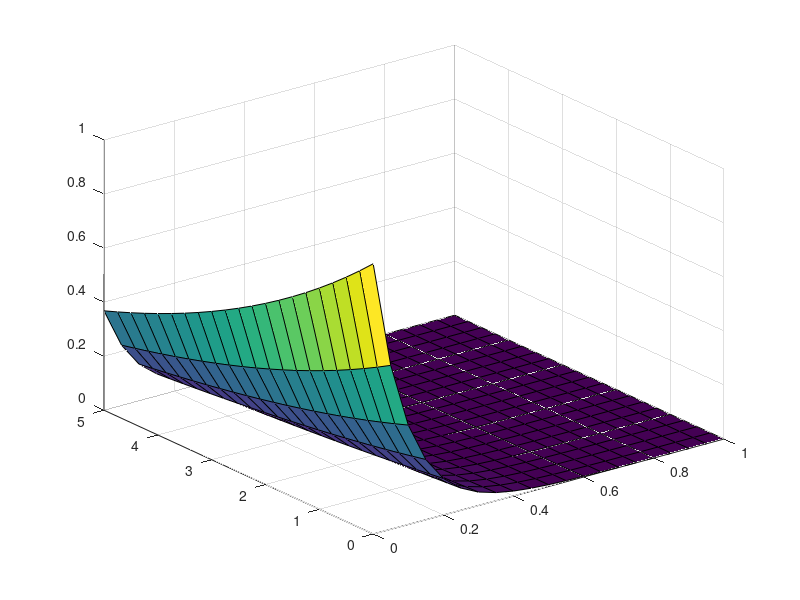

Recreate this plot in MATLAB.
M = 20;
N = 20;
a = 0;
b = 1;
at = 0;
bt = 1;
dd = @(x,t)4*exp(-x-2*t); %Segunda derivdada de u
f = @(x)exp(-x); %Condicion inicial
g= @(x)-2*exp(-x); %Condicion inicial
l = @(t)exp(-2*t); %Condicion de frontera
r = @(t)exp(-1-2*t); %Condicion de frontera
m =M+1; n=N+1; mn = m*n;
h = (b-a)/M; 
k =(bt-at)/4; 
x = a+(0:M)*h;
t = at+(0:N)*k;
A = zeros(mn,mn); 
b= zeros(mn,1);

for i=1:m
    j =1;
    A(i+(j-1)*m, i+(j-1)*m) = 1;
    b(i+(j-1)*m) = f(x(i));
    j=n;
    A(i+(j-1)*m, i+(j-1)*m)=1;
    b(i+(j-1)*m) = g(x(i));
end
for j=2:n-1
    i =1;
    A(i+(j-1)*m, i+(j-1)*m) = 1;
    b(i+(j-1)*m) = l(t(j));
    i = m;
    A(i+(j-1)*m, i+(j-1)*m) = 1;
    b(i+(j-1)*m) = r(t(j));
end

for i=2:m-1
    for j=2:n-1
     A(i+(j-1)*m, i-1+(j-1)*m) = 1/(h^2);
     A(i+(j-1)*m, i+1+(j-1)*m) = 1/(h^2);
     A(i+(j-1)*m, i+(j-1)*m) = -3/h^2-2/k^2;
     A(i+(j-1)*m, i+(j-2)*m) = 1/(k^2);
     A(i+(j-1)*m, i+j*m) = 1/(k^2);
     b(i+(j-1)*m)=dd(x(i),t(j));
    end
end
v=A\b
w=reshape(v(1:mn),m,n);
surf(x,t,w)

%%Solución real
ur = @(x,t) exp(-x-2*t);
u = zeros(m,n);
for i=1:m
    for j=1:n
        u(i,j) = ur(x(i),t(j));
    end
end
surf(x,t,u)
